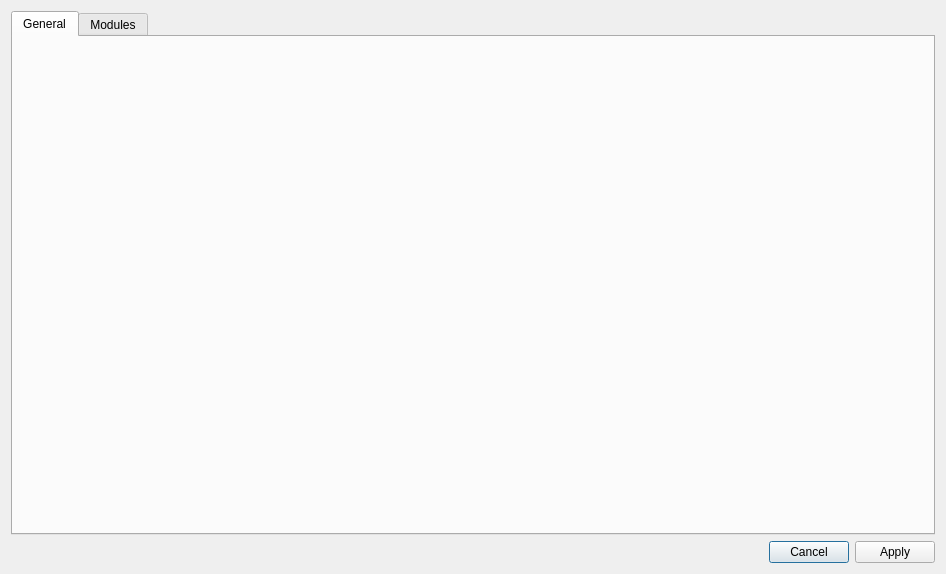
<?xml version="1.0" encoding="UTF-8"?>
<ui version="4.0">
 <class>PreferencesDialog</class>
 <widget class="QDialog" name="PreferencesDialog">
  <property name="geometry">
   <rect>
    <x>0</x>
    <y>0</y>
    <width>946</width>
    <height>574</height>
   </rect>
  </property>
  <property name="windowTitle">
   <string>Dialog</string>
  </property>
  <layout class="QVBoxLayout" name="verticalLayout">
   <item>
    <widget class="QTabWidget" name="tabWidget">
     <property name="tabPosition">
      <enum>QTabWidget::North</enum>
     </property>
     <property name="tabShape">
      <enum>QTabWidget::Rounded</enum>
     </property>
     <property name="currentIndex">
      <number>0</number>
     </property>
     <widget class="QWidget" name="generalTab">
      <attribute name="title">
       <string>General</string>
      </attribute>
     </widget>
     <widget class="QWidget" name="moduleTab">
      <attribute name="title">
       <string>Modules</string>
      </attribute>
     </widget>
    </widget>
   </item>
   <item>
    <widget class="QDialogButtonBox" name="buttonBox">
     <property name="standardButtons">
      <set>QDialogButtonBox::Apply|QDialogButtonBox::Cancel</set>
     </property>
     <property name="centerButtons">
      <bool>false</bool>
     </property>
    </widget>
   </item>
  </layout>
 </widget>
 <resources/>
 <connections/>
</ui>
